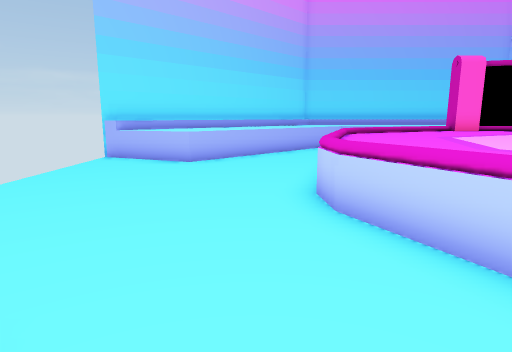
view 1 (above)

20 first-person views from a walk through a scene from a Unity 3-D project. The camera is 1.4 m above the floor, tilts 10° down and sees 75° across. The floor is counted in squares, 1 m on a side. Each view is taken from the middle of a square. On the plan, view 1 faces up. The plan holds only what a view shows up to about 15 squares ahead; the rest is blank. The place goes on beyond the plan. Some animated figures are left out.

view 2
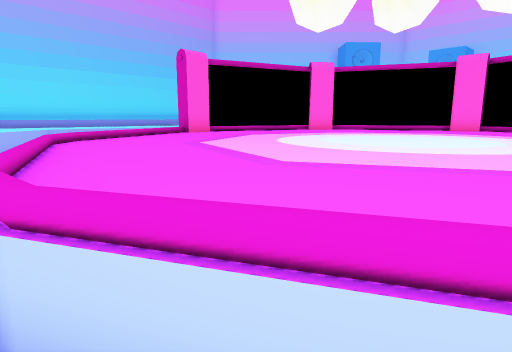

view 3
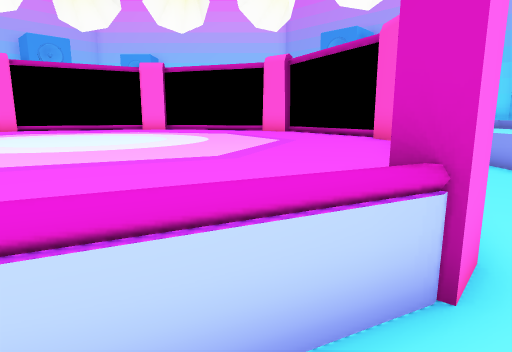

view 4
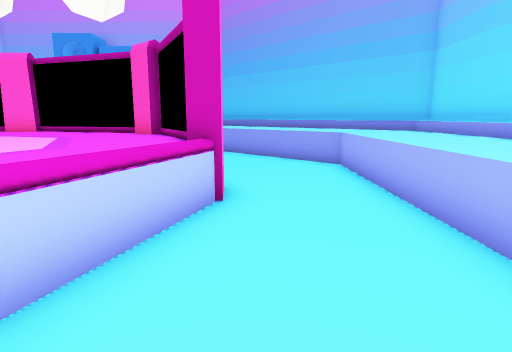

view 5
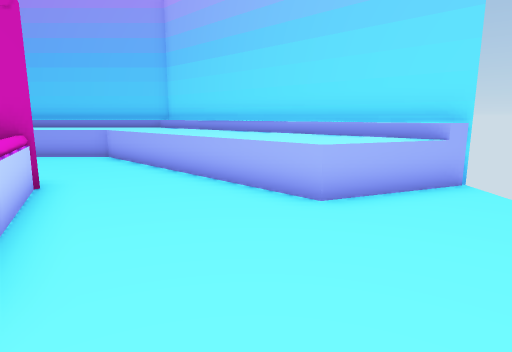

view 6
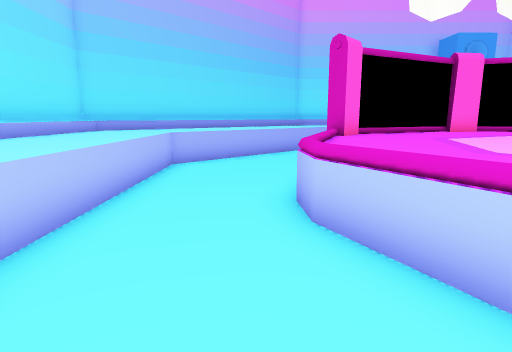

view 7
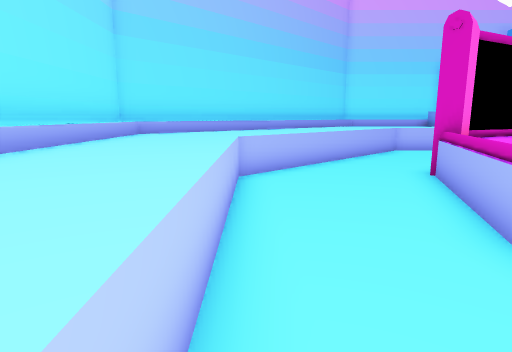

view 8
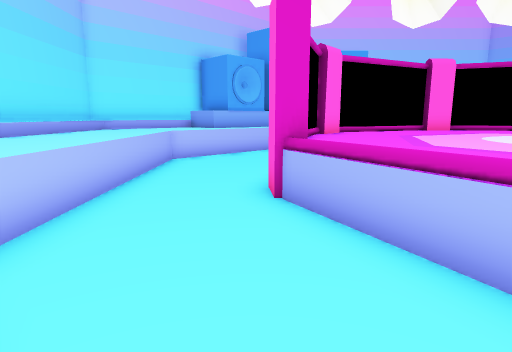

view 9
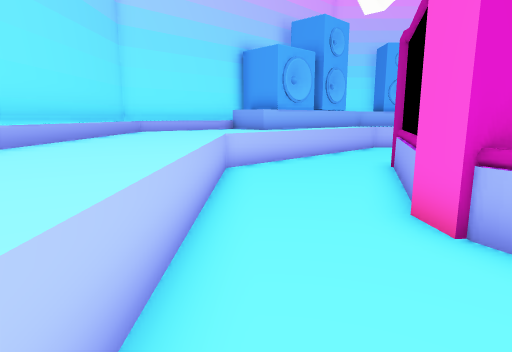

view 10
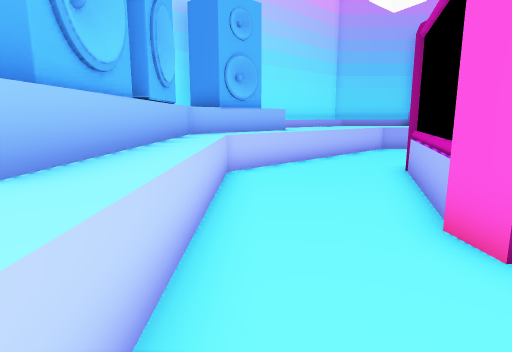

view 11
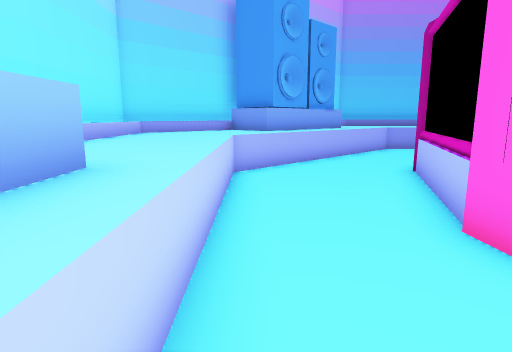

view 12
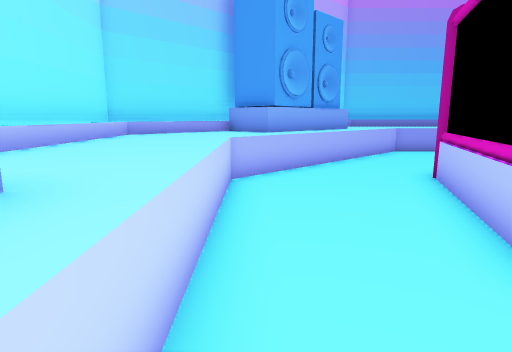

view 13
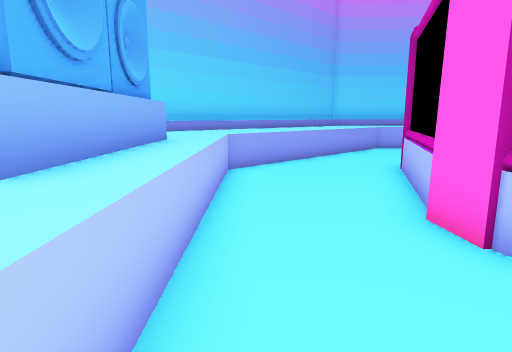

view 14
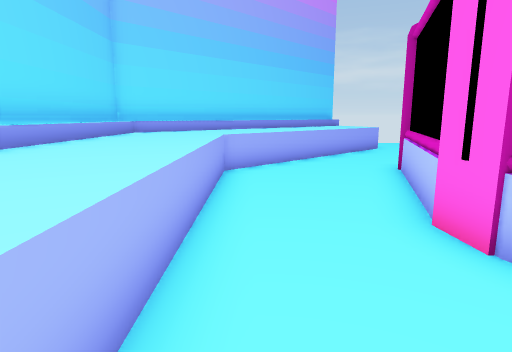

view 15
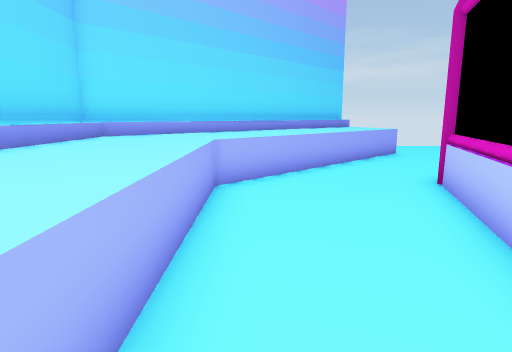

view 16
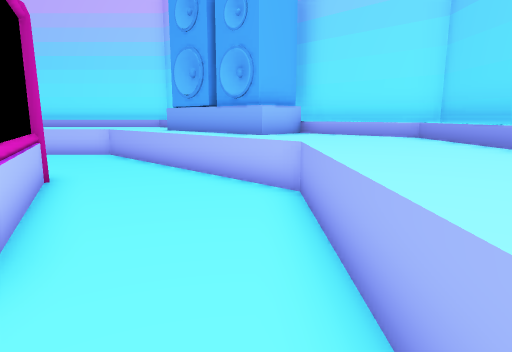

view 17
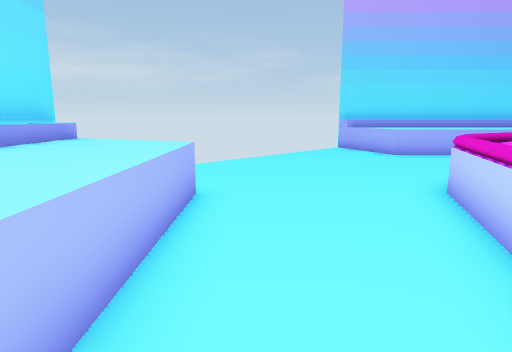

view 18
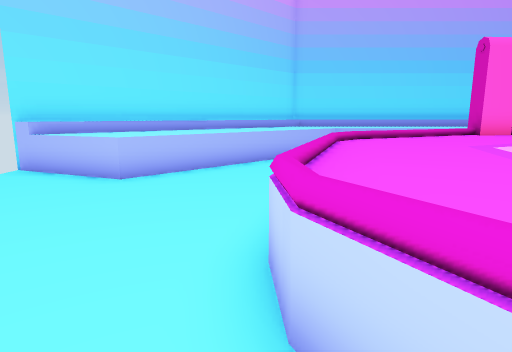

view 19
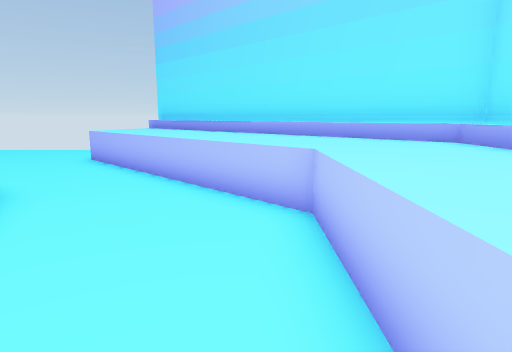

view 20
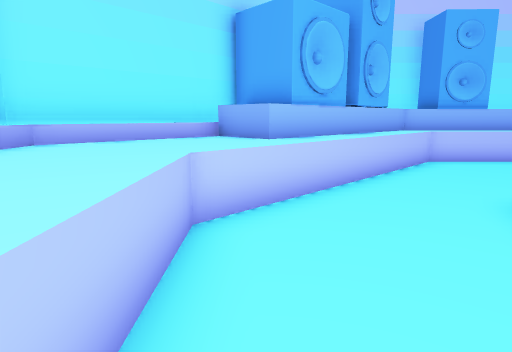

### Floor plan
Key: @ floor where view 1 was taken; # wall or solid block; . floor; = window, fence, low wall or low ledge; ^ raised ledge.
Columns run from 5 left of view 1 to 22 right of it. Each row starts with its distance up from view 1.
 19       #^^^^^^^^^^^^^^#
 18      #^^^^^^^^^^^^^^^^#
 17     #^^^^^^^^^^^^^^^^^^#
 16    #^^^^^..........^^^#
 15   #^^^^^............^##
 14  #^^^^^..............=##
 13 #^^^^^.....==^###.....=^#
 12 #^^^^....==^^^^^^###...^##
 11 .^^^....^^^^^^^^^^^#....=##
 10 ........^^^^^^^^^^^^#....^#
  9 .......^^^^^^^^^^^^^#....^#
  8 .......^^^^^^^^^^^^^^#...^#
  7 .......^^^^^^^^^^^^^^#...##
  6 ......^^^^^^^^^^^^^^^#...=##
  5 ......^^^^^^^^^^^^^^^#...=^^
  4 .......^^^^^^^^^^^^^^#...^^^
  3 .......=^^^^^^^^^^^^#....^^^
  2 ........^^^^^^^^^^^^#....^^^
  1 .^^^....#^^^^^^^^^^##...=#^^
  0 #^^^^@...##^^^^^^##....^###^
 -1 #^^^^^.....######.....^^^^^#
 -2  #^^^^^..............=#^^^#
 -3   #^^^^^............=##  #
 -4    #^^^^^..........^^##
 -5     #^^^^^^^^^^^^^^^^^#
 -6      #^^^^^^^^^^^^^^^^#
 -7       #^^^^^^^^^^^^^^#

Where each view was taken, in squares from view 1:
view 1: 0 up, 0 right, facing up
view 2: 3 up, 1 right, facing up-right
view 3: 2 up, 1 right, facing right
view 4: 4 up, 1 left, facing down-right
view 5: 7 up, 1 left, facing down
view 6: 8 up, 1 left, facing up-right
view 7: 11 up, 1 left, facing up-right
view 8: 14 up, 2 right, facing right
view 9: 16 up, 4 right, facing right
view 10: 16 up, 13 right, facing down-right
view 11: 10 up, 19 right, facing down
view 12: 9 up, 19 right, facing down
view 13: 2 up, 19 right, facing down-left
view 14: 4 down, 13 right, facing left
view 15: 4 down, 11 right, facing left
view 16: 4 down, 7 right, facing right
view 17: 2 down, 3 right, facing up-left
view 18: 3 up, 1 right, facing up
view 19: 16 up, 9 right, facing left
view 20: 16 up, 9 right, facing right
